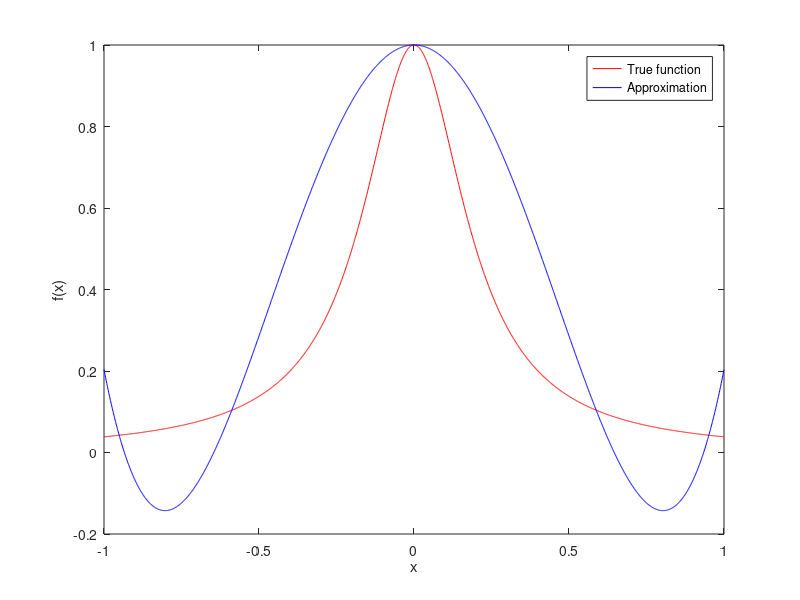
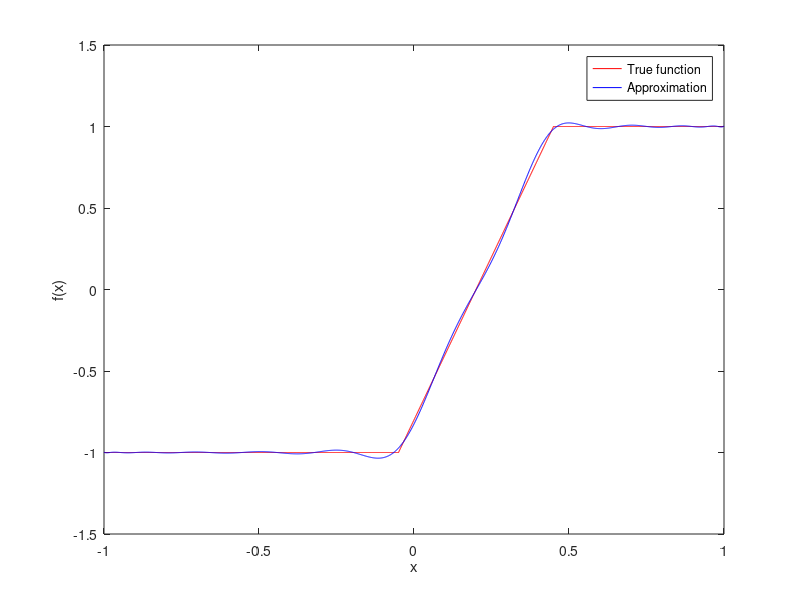

Write the MATLAB code that produced these figures, in order.
% Shabab Ahmed 
% ECON 525 HW 6
%%
%--------------------------------------------------------------------------
% Problem 1(a):  
%--------------------------------------------------------------------------
% Grid for x 
x_min = -1; 
x_max = 1; 
interval = 0.001; 
x_grid = [x_min:interval:x_max]';

% True function 
f = @(x) (1+25*x.^2).^(-1); 

% Degree
n=5; 

% Zeros of T_n(x)
x_zeros = zeros(n,1); 
for i=1:n
    val = (2*i-1)/(2*n)*pi; 
    x_zeros(i) = cos(val); 
end

% Alpha_0 
sum = 0; 
for k =1:n
    sum = sum + f(x_zeros(k)); 
end 
alpha_0 = sum/n; 

% Alpha_i 
alpha_i = zeros(n-1, 1); 
for i =1:n-1
    T_i = @(x) cos(i*acos(x)); 
    sum_i = 0; 
    for k=1:n
        sum_i = sum_i+f(x_zeros(k))*T_i(x_zeros(k)); 
    end 
    alpha_i(i) = (2/n)*sum_i; 
end 

alpha_i = [alpha_0; alpha_i];
f_interp =  0;
for i=1:n
    T_i = @(x) cos((i-1)*acos(x)); 
    f_interp = f_interp+alpha_i(i)*T_i(x_grid); 
end 

figure(1)
plot(x_grid,f(x_grid), 'r-')
hold on
plot(x_grid, f_interp, 'b-')
legend('True function', 'Approximation')
xlabel("x")
ylabel("f(x)")

%%
%--------------------------------------------------------------------------
% Problem 1(b):  
%--------------------------------------------------------------------------
% True function 
one_val = @(x) ones(length(x),1);
values_inner = @(x) [-1*one_val(x), 4*(x-0.2)];
f_inner = @(x) max(values_inner(x),[],2); 
values_outer = @(x) [f_inner(x),one_val(x)]; 
f = @(x) min(values_outer(x),[],2);

% Degree
n = 24; 

% Zeros of T_n(x)
x_zeros = zeros(n,1); 
for i=1:n
    val = (2*i-1)/(2*n)*pi; 
    x_zeros(i) = cos(val); 
end

% Alpha_0 
value_f = f(x_zeros); 
alpha_0 = mean(value_f);

% Alpha_i 
alpha_i = zeros(n-1, 1); 
for i =1:n-1
    T_i = @(x) cos(i*acos(x)); 
    sum_i = 0; 
    for k=1:n
        sum_i = sum_i+f(x_zeros(k))*T_i(x_zeros(k)); 
    end 
    alpha_i(i) = (2/n)*sum_i; 
end 

alpha_i = [alpha_0; alpha_i];
f_interp =  0;
for i=1:n
    T_i = @(x) cos((i-1)*acos(x)); 
    f_interp = f_interp+alpha_i(i)*T_i(x_grid); 
end 


figure(2)
plot(x_grid,f(x_grid), 'r-')
hold on
plot(x_grid, f_interp, 'b-')
legend('True function', 'Approximation')
xlabel("x")
ylabel("f(x)")


